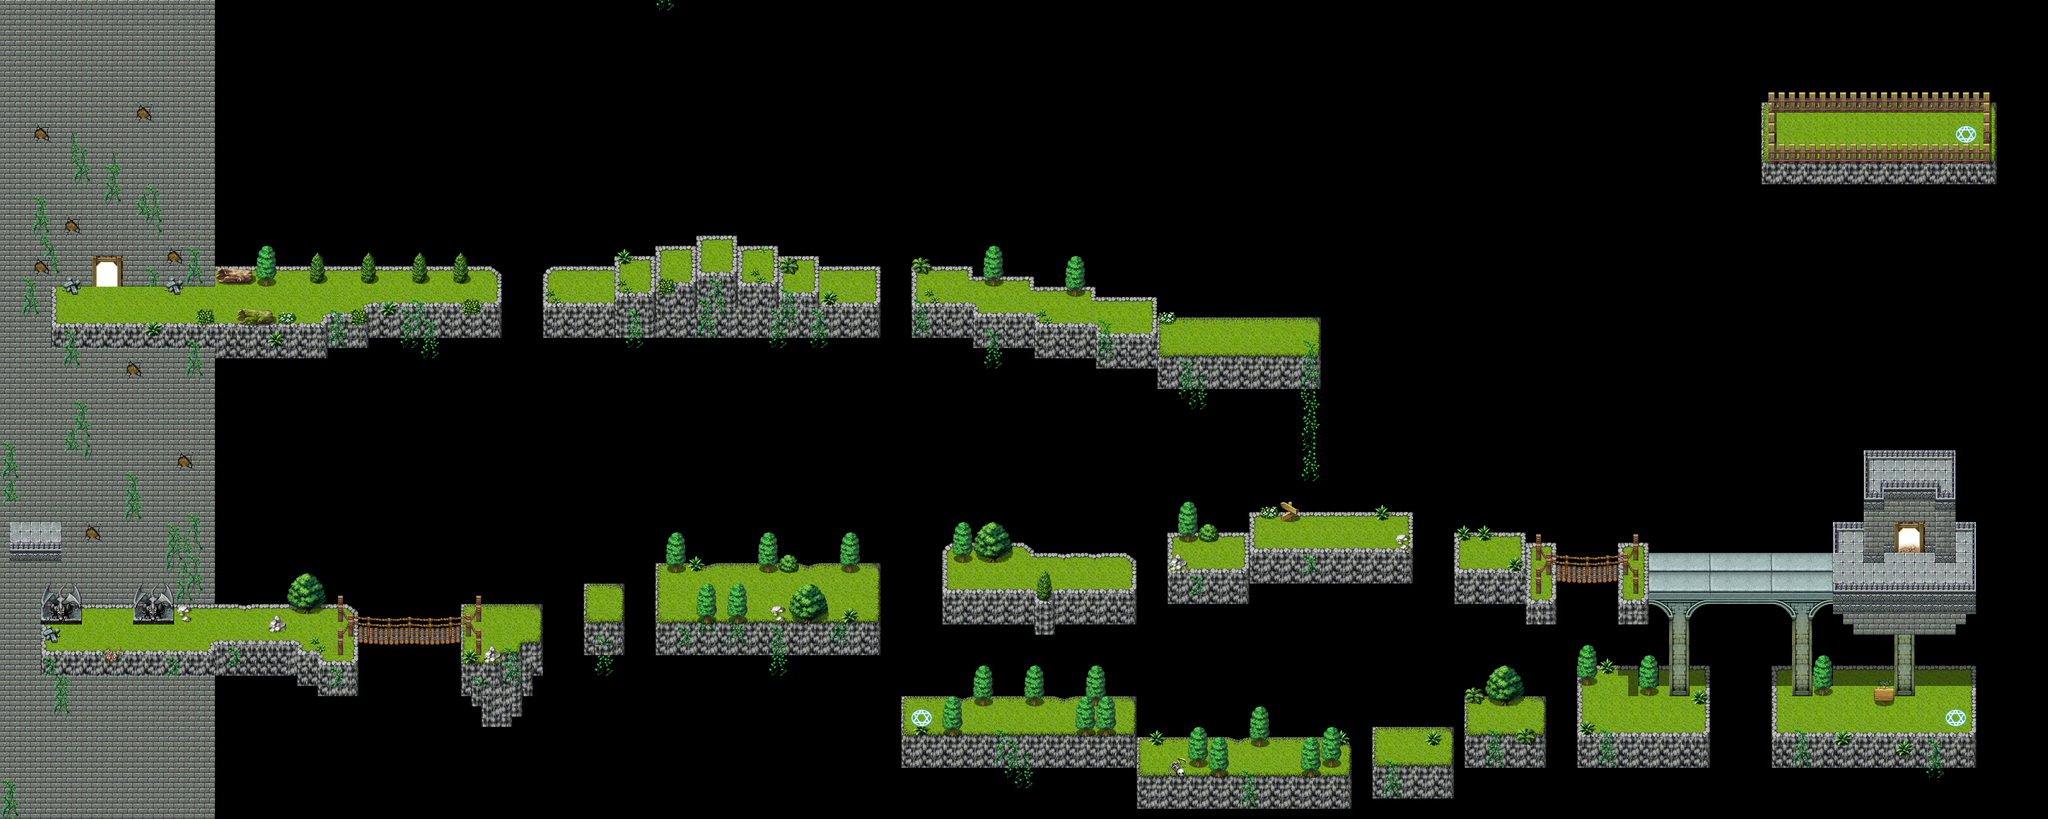

This is a level from a 2D game, rendered from its Tiled map with the project's own tilesets. A one-line summary and the map file follow, with tile-layer data summarised:
An orthogonal 200x80 tile map with 16x16 px tiles, 4 tile layers (map, background, background2, foreground), 10 tilesets and 74 objects (14x enemy, 7x itembox, 6x accessory, 3x door, 2x message, ...).

<map version="1.0" tiledversion="1.0.2" orientation="orthogonal" renderorder="right-down" width="200" height="80" tilewidth="16" tileheight="16" nextobjectid="206">
 <tileset firstgid="1" name="A1" tilewidth="16" tileheight="16" tilecount="768" columns="32">
  <image source="TileA1.png" width="512" height="384" />
 </tileset>
 <tileset firstgid="769" name="A2" tilewidth="16" tileheight="16" tilecount="768" columns="32">
  <image source="TileA2.png" width="512" height="384" />
 </tileset>
 <tileset firstgid="1537" name="A3" tilewidth="16" tileheight="16" tilecount="512" columns="32">
  <image source="TileA3.png" width="512" height="256" />
 </tileset>
 <tileset firstgid="2049" name="A4" tilewidth="16" tileheight="16" tilecount="960" columns="32">
  <image source="TileA4.png" width="512" height="480" />
 </tileset>
 <tileset firstgid="3009" name="A5" tilewidth="16" tileheight="16" tilecount="512" columns="16">
  <image source="TileA5.png" width="256" height="512" />
 </tileset>
 <tileset firstgid="3521" name="B" tilewidth="16" tileheight="16" tilecount="1024" columns="32">
  <image source="TileB.png" width="512" height="512" />
 </tileset>
 <tileset firstgid="4545" name="C" tilewidth="16" tileheight="16" tilecount="1024" columns="32">
  <image source="TileC.png" width="512" height="512" />
 </tileset>
 <tileset firstgid="5569" name="D" tilewidth="16" tileheight="16" tilecount="1024" columns="32">
  <image source="TileD.png" width="512" height="512" />
 </tileset>
 <tileset firstgid="6593" name="E" tilewidth="16" tileheight="16" tilecount="1024" columns="32">
  <image source="TileE.png" width="512" height="512" />
 </tileset>
 <tileset firstgid="7617" name="F" tilewidth="16" tileheight="16" tilecount="480" columns="30">
  <image source="chip01e_exterior.png" width="480" height="256" />
 </tileset>
 <layer name="map" width="200" height="80">
  <data>[16000 cells, 4508 non-empty, 150 distinct tile ids]</data>
 </layer>
 <layer name="background" width="200" height="80">
  <data>[16000 cells, 1225 non-empty, 249 distinct tile ids]</data>
 </layer>
 <layer name="background2" width="200" height="80">
  <data>[16000 cells, 0 non-empty, 0 distinct tile ids]</data>
 </layer>
 <layer name="foreground" width="200" height="80">
  <data>[16000 cells, 257 non-empty, 95 distinct tile ids]</data>
 </layer>
 <objectgroup color="#800040" name="collision">
  <object id="128" x="419" y="959" width="24" height="32" />
  <object id="129" x="911" y="943" width="64" height="80" />
  <object id="130" x="1775" y="1183" width="332" height="64" />
  <object id="131" x="2511" y="891" width="568" height="52" />
  <object id="132" x="1088" y="399" width="63" height="129" />
  <object id="133" x="2447" y="895" width="64" height="16">
   <properties>
    <property name="enableThrough" type="bool" value="true" />
   </properties>
  </object>
  <object id="134" x="1951" y="831" width="256" height="64" />
  <object id="136" x="15" y="839" width="80" height="36" />
  <object id="137" x="1023" y="927" width="348" height="80" />
  <object id="138" x="79" y="463" width="700" height="44" />
  <object id="139" x="2287" y="1119" width="128" height="64" />
  <object id="140" x="3079" y="767" width="8" height="176" />
  <object id="141" type="ladder" x="2043" y="527" width="8" height="224" />
  <object id="142" x="2143" y="1167" width="124" height="64" />
  <object id="143" x="2463" y="1119" width="208" height="64" />
  <object id="144" x="1615" y="479" width="96" height="60" />
  <object id="145" x="63" y="923" width="64" height="20" />
  <object id="146" x="2767" y="1119" width="320" height="64" />
  <object id="147" x="1519" y="463" width="96" height="64" />
  <object id="148" x="1823" y="863" width="128" height="60" />
  <object id="149" x="719" y="991" width="128" height="80" />
  <object id="150" x="1471" y="895" width="304" height="64" />
  <object id="151" x="960" y="431" width="64" height="97" />
  <object id="152" x="2383" y="891" width="64" height="52" />
  <object id="153" x="2271" y="863" width="112" height="64" />
  <object id="154" x="1423" y="447" width="96" height="64" />
  <object id="155" x="1023" y="415" width="65" height="113" />
  <object id="156" x="848" y="447" width="112" height="81" />
  <object id="157" x="1807" y="527" width="256" height="64" />
  <object id="158" x="1711" y="495" width="96" height="64" />
  <object id="159" x="63" y="991" width="656" height="80" />
  <object id="160" x="1408" y="1120" width="368" height="64" />
  <object id="193" x="1424" y="1120" width="32" height="16">
   <properties>
    <property name="collision" value="e.vy -= 20;" />
   </properties>
  </object>
  <object id="194" x="2772" y="208" width="328" height="80" />
  <object id="199" x="3100" y="48" width="20" height="240" />
  <object id="200" x="2752" y="48" width="20" height="240" />
  <object id="202" x="1152" y="416" width="64" height="112" />
  <object id="203" x="1216" y="432" width="64" height="97" />
  <object id="204" x="1280" y="448" width="96" height="81" />
 </objectgroup>
 <objectgroup name="event">
  <object id="161" name="lamp" type="accessory" x="28" y="899" width="24" height="32">
   <properties>
    <property name="level" type="int" value="1" />
   </properties>
  </object>
  <object id="162" name="Slime" type="enemy" x="780" y="955" width="32" height="32">
   <properties>
    <property name="level" type="int" value="1" />
   </properties>
  </object>
  <object id="163" name="Wisp" type="enemy" x="1636" y="815" width="32" height="32">
   <properties>
    <property name="level" type="int" value="1" />
   </properties>
  </object>
  <object id="164" name="mapswitch" type="door" x="2967" y="783" width="32" height="96">
   <properties>
    <property name="enterOffset" type="int" value="-16" />
    <property name="lock" type="bool" value="true" />
    <property name="nextID" type="int" value="271" />
    <property name="offset" type="int" value="32" />
    <property name="script">if (this.parentScene.player.keys.length == 0) {
    this.isLock = true;
} else {
    this.isLock = false;
}</property>
    <property name="toLayerNumber" type="int" value="2" />
   </properties>
  </object>
  <object id="165" name="Snake" type="enemy" x="1864" y="483" width="32" height="32">
   <properties>
    <property name="level" type="int" value="1" />
   </properties>
  </object>
  <object id="166" name="Wisp" type="enemy" x="1120" y="823" width="32" height="32" />
  <object id="167" type="door" x="152" y="879" width="36" height="64">
   <properties>
    <property name="lock" type="bool" value="true" />
   </properties>
  </object>
  <object id="168" name="lamp" type="accessory" x="44" y="743" width="24" height="32">
   <properties>
    <property name="level" type="int" value="1" />
   </properties>
  </object>
  <object id="169" type="message" x="2928" y="1071" width="32" height="32">
   <properties>
    <property name="text">転送の魔法陣
魔法陣に乗って上キーを押すと転送</property>
   </properties>
  </object>
  <object id="170" name="lamp" type="accessory" x="208" y="399" width="24" height="32">
   <properties>
    <property name="level" type="int" value="1" />
   </properties>
  </object>
  <object id="171" name="mapswitch" type="door" x="152" y="383" width="32" height="64">
   <properties>
    <property name="lock" type="bool" value="false" />
    <property name="nextID" type="int" value="14" />
    <property name="offset" type="int" value="32" />
    <property name="toLayerNumber" type="int" value="1" />
   </properties>
  </object>
  <object id="172" name="lamp" type="accessory" x="280" y="895" width="24" height="32">
   <properties>
    <property name="level" type="int" value="1" />
   </properties>
  </object>
  <object id="173" name="potion" type="itembox" x="40" y="807" width="32" height="32">
   <properties>
    <property name="level" type="int" value="3" />
   </properties>
  </object>
  </objectgroup>
</map>
<!-- 22 of 74 objects omitted -->
